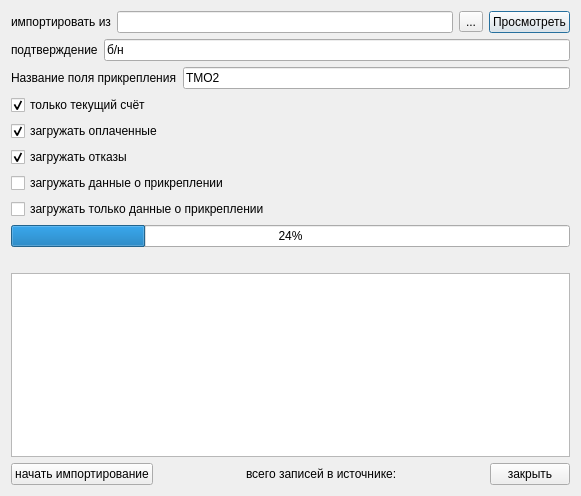
<ui version="4.0" >
 <class>Dialog</class>
 <widget class="QDialog" name="Dialog" >
  <property name="geometry" >
   <rect>
    <x>0</x>
    <y>0</y>
    <width>581</width>
    <height>496</height>
   </rect>
  </property>
  <property name="windowTitle" >
   <string>Загрузка РД1</string>
  </property>
  <layout class="QGridLayout" >
   <item row="0" column="0" >
    <layout class="QHBoxLayout" >
     <property name="spacing" >
      <number>6</number>
     </property>
     <property name="margin" >
      <number>0</number>
     </property>
     <item>
      <widget class="QLabel" name="label" >
       <property name="text" >
        <string>импортировать из</string>
       </property>
      </widget>
     </item>
     <item>
      <widget class="QLineEdit" name="edtFileName" />
     </item>
     <item>
      <widget class="QToolButton" name="btnSelectFile" >
       <property name="text" >
        <string>...</string>
       </property>
      </widget>
     </item>
     <item>
      <widget class="QPushButton" name="btnView" >
       <property name="text" >
        <string>Просмотреть</string>
       </property>
      </widget>
     </item>
    </layout>
   </item>
   <item row="1" column="0" >
    <layout class="QHBoxLayout" >
     <item>
      <widget class="QLabel" name="label_2" >
       <property name="text" >
        <string>подтверждение</string>
       </property>
      </widget>
     </item>
     <item>
      <widget class="QLineEdit" name="edtPodtv" >
       <property name="text" >
        <string>б/н</string>
       </property>
      </widget>
     </item>
    </layout>
   </item>
   <item row="2" column="0" >
    <layout class="QHBoxLayout" >
     <item>
      <widget class="QLabel" name="label_3" >
       <property name="text" >
        <string>Название поля прикрепления</string>
       </property>
      </widget>
     </item>
     <item>
      <widget class="QLineEdit" name="edtAttach" >
       <property name="text" >
        <string>TMO2</string>
       </property>
      </widget>
     </item>
    </layout>
   </item>
   <item row="3" column="0" >
    <widget class="QCheckBox" name="AccCheck" >
     <property name="text" >
      <string>только текущий счёт</string>
     </property>
     <property name="checked" >
      <bool>true</bool>
     </property>
    </widget>
   </item>
   <item row="4" column="0" >
    <widget class="QCheckBox" name="OplataCheck" >
     <property name="text" >
      <string>загружать оплаченные</string>
     </property>
     <property name="checked" >
      <bool>true</bool>
     </property>
    </widget>
   </item>
   <item row="5" column="0" >
    <widget class="QCheckBox" name="OtkazCheck" >
     <property name="text" >
      <string>загружать отказы</string>
     </property>
     <property name="checked" >
      <bool>true</bool>
     </property>
    </widget>
   </item>
   <item row="6" column="0" >
    <widget class="QCheckBox" name="chkAttach" >
     <property name="text" >
      <string>загружать данные о прикреплении</string>
     </property>
    </widget>
   </item>
   <item row="7" column="0" >
    <widget class="QCheckBox" name="chkOnlyAttach" >
     <property name="text" >
      <string>загружать только данные о прикреплении</string>
     </property>
    </widget>
   </item>
   <item row="8" column="0" >
    <widget class="QProgressBar" name="progressBar" >
     <property name="value" >
      <number>24</number>
     </property>
     <property name="orientation" >
      <enum>Qt::Horizontal</enum>
     </property>
    </widget>
   </item>
   <item row="9" column="0" >
    <widget class="QLabel" name="stat" >
     <property name="text" >
      <string/>
     </property>
    </widget>
   </item>
   <item row="10" column="0" >
    <widget class="QTextBrowser" name="log" />
   </item>
   <item row="11" column="0" >
    <layout class="QHBoxLayout" >
     <property name="spacing" >
      <number>6</number>
     </property>
     <property name="margin" >
      <number>0</number>
     </property>
     <item>
      <widget class="QPushButton" name="btnImport" >
       <property name="text" >
        <string>начать импортирование</string>
       </property>
      </widget>
     </item>
     <item>
      <spacer>
       <property name="orientation" >
        <enum>Qt::Horizontal</enum>
       </property>
       <property name="sizeHint" stdset="0" >
        <size>
         <width>40</width>
         <height>20</height>
        </size>
       </property>
      </spacer>
     </item>
     <item>
      <widget class="QLabel" name="labelNum" >
       <property name="text" >
        <string>всего записей в источнике:</string>
       </property>
      </widget>
     </item>
     <item>
      <spacer>
       <property name="orientation" >
        <enum>Qt::Horizontal</enum>
       </property>
       <property name="sizeHint" stdset="0" >
        <size>
         <width>40</width>
         <height>20</height>
        </size>
       </property>
      </spacer>
     </item>
     <item>
      <widget class="QPushButton" name="btnClose" >
       <property name="text" >
        <string>закрыть</string>
       </property>
      </widget>
     </item>
    </layout>
   </item>
  </layout>
 </widget>
 <resources/>
 <connections/>
</ui>
